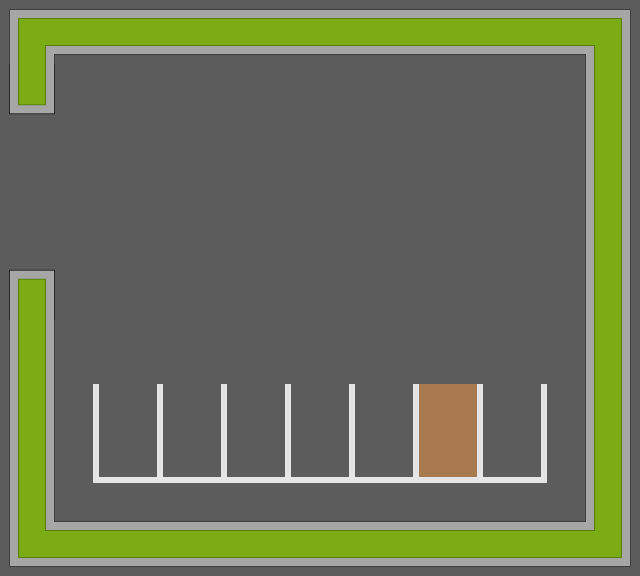

This is a level from a 2D game, rendered from its Tiled map with the project's own tilesets. A one-line summary and the complete map file follow:
An orthogonal 10x9 tile map with 64x64 px tiles, 1 tile layer (park), 2 tilesets and 14 objects (6x Collision, 6x Border, Finish, Start).

<map version="1.9" tiledversion="1.9.2" orientation="orthogonal" renderorder="right-down" width="10" height="9" tilewidth="64" tileheight="64" infinite="0" nextlayerid="3" nextobjectid="26">
 <editorsettings>
  <export target="map1..csv" format="csv" />
 </editorsettings>
 <tileset firstgid="1" source="Other.tsx" />
 <tileset firstgid="170" source="objects.tsx" />
 <layer id="1" name="park" width="10" height="9">
  <data encoding="csv">
40,33,33,33,33,33,33,33,33,46,
20,88,88,88,88,88,88,88,88,136,
88,88,88,88,88,88,88,88,88,136,
88,88,88,88,88,88,88,88,88,136,
149,88,88,88,88,88,88,88,88,136,
136,88,88,88,88,88,88,88,88,136,
136,109,109,109,109,109,100,113,109,136,
136,160,134,134,134,134,126,139,18,136,
53,33,33,33,33,33,33,33,33,59
</data>
 </layer>
 <objectgroup id="2" name="objects">
  <object id="1" name="RandomCar" class="Collision" gid="174" x="490" y="472" width="40" height="83">
   <properties>
    <property name="typee" value="Carr" />
   </properties>
  </object>
  <object id="2" name="RandomCar" class="Collision" gid="188" x="368" y="468" width="40" height="75">
   <properties>
    <property name="typee" value="Carr" />
   </properties>
  </object>
  <object id="3" name="RandomCar" class="Collision" gid="188" x="300" y="468" width="40" height="75">
   <properties>
    <property name="typee" value="Carr" />
   </properties>
  </object>
  <object id="4" name="RandomCar" class="Collision" gid="209" x="237" y="467" width="42" height="74">
   <properties>
    <property name="typee" value="Carr" />
   </properties>
  </object>
  <object id="5" name="RandomCar" class="Collision" gid="180" x="170" y="471" width="40" height="81">
   <properties>
    <property name="typee" value="Carr" />
   </properties>
  </object>
  <object id="6" name="RandomCar" class="Collision" gid="175" x="108" y="471" width="40" height="81">
   <properties>
    <property name="typee" value="Carr" />
   </properties>
  </object>
  <object id="9" name="Finish" class="Finish" x="418.667" y="384.667" width="58.6667" height="91.3333" />
  <object id="13" name="Start" x="34" y="189.333">
   <point />
  </object>
  <object id="16" name="Border" class="Border" x="10.0605" y="270.293" width="42.925" height="250.843" />
  <object id="17" name="Border" class="Border" x="52.9856" y="521.807" width="535.221" height="42.925" />
  <object id="18" name="Border" class="Border" x="586.195" y="52.3149" width="42.925" height="468.151" />
  <object id="20" name="Border" class="Border" x="53.6563" y="10.0605" width="531.868" height="42.2543" />
  <object id="21" name="Border" class="Border" x="10.0605" y="52.9856" width="42.925" height="60.3633" />
  <object id="22" name="Border" class="Border" x="0" y="113.349" width="2.68281" height="157.615" />
 </objectgroup>
</map>
